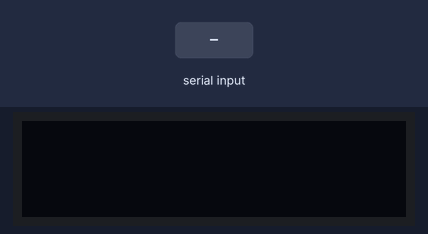
A sketch run on a simulated ESP32. Parts: 128×32 one-colour display. The inputs (shaded band) are chosen by the test bench. Nothing arrives over Bluetooth unless stated.

Above: at 1.2 s.
1.3 s: "1\n" received over the second serial link
At 2.5 s:
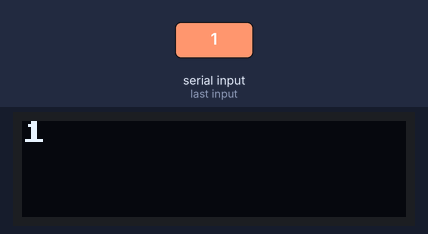
2.8 s: "0\n" received over the second serial link
At 3.8 s:
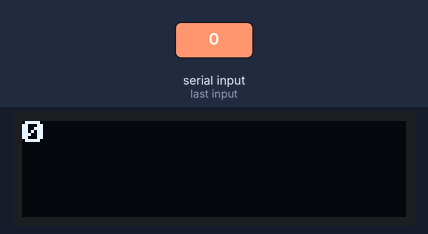
4.3 s: "2\n" received over the second serial link
At 4.9 s:
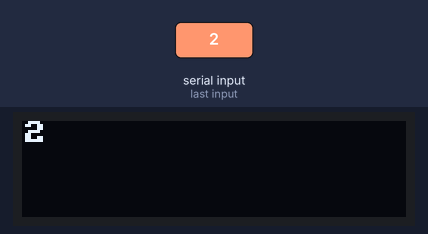
Timing chart, 0 to 7.3 s (numbered marks = the images above; inputs shaded):
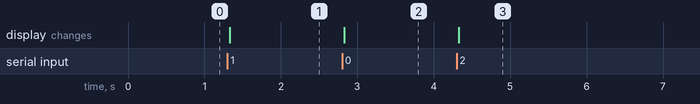

Measured:
- after the input at 1.3 s, the display: changes at once (image 1)
- after the input at 2.8 s, the display: first changes at once (image 2 shows a later state)
- after the input at 4.3 s, the display: first changes at once (image 3 shows a later state)

The sketch:

TutorialPySerial.ino
```cpp
void setup() {
  setupCommunication();
  setupDisplay();
}

void loop() {
  String message = receiveMessage();
  if(message != "") {
    writeDisplay(message.c_str(), 0, true);
    sendMessage(message);
  }
}
```

Communication.ino
```cpp
/*
   Precompiler directive elegance: 0 == Serial, 1 == Bluetooth
*/
#define USE_BT 1

/*
   This block allows us to use "Ser" throughout our codebase.
   This makes the code to be protocol-agnostic.
   Whether using Bluetooth or USB Serial, we will reference it as Ser.
*/
#if USE_BT
  #include "BluetoothSerial.h"
  BluetoothSerial BTSerial;     // instantiate a BT object
  #define Ser BTSerial          // substitute Ser for SerialBT
#else
  #define Ser Serial            // substitute Ser for Serial
#endif

/*
   Initialize the communication protocol (either HW Serial or BT)
*/
void setupCommunication() {
#if USE_BT
  Ser.begin("fadeEsp32"); // any unique name for BT
#else
  Ser.begin(115200);
#endif
}

/*
   Receive a message one character at a time, stopping at a newline ('\n')
*/
String receiveMessage() {
  String message = "";
  if (Ser.available() > 0) {
    while (true) {
      char c = 'a';
      if (c != char(-1)) {
        c = Ser.read();
        if (c == '\n')
          break;
        message += c;
      }
    }
  }
  return message;
}

/*
   Send a message over the communication protocol
*/
void sendMessage(String message) {
  Ser.println(message);
}
```

Display.ino
```cpp
// OLED Library includes
#include "U8x8lib.h" // include the fast graphics library
#include "Wire.h"    // include the I2C library

/*
    * Instantiate the display object "oled" and reset it using the
    * predefined argument "U8X8_PIN_NONE"
    * NOTE: if you have trouble with this constructor call, your OS
    * might require that you specify the I2C pins (22 and 23) as
    * arguments. If that is the case, you would change the call to this:
    * U8X8_SSD1306_128X32_UNIVISION_HW_I2C oled(U8X8_PIN_NONE, 22, 23);
*/

U8X8_SSD1306_128X32_UNIVISION_HW_I2C oled(U8X8_PIN_NONE, 22, 23);

// Clear the display no more than once per second
const int MAX_REFRESH = 1000;
unsigned long lastClear = 0;

void setupDisplay() {
  oled.begin(); // Initializes u8x8 object
  oled.setPowerSave(0); // Makes sure OLED doesn't go to sleep
  oled.setFont(u8x8_font_amstrad_cpc_extended_r); // Set the font
  oled.setCursor(0, 0); //Sets the cursor at the top left corner
}

/*
    * A function to write a message on the OLED display.
    * The "row" argument specifies which row to print on: [0,1,2,3].
    * The "erase" argument specifies if the display should be cleared.
*/
void writeDisplay(const char * message, int row, bool erase) {
  unsigned long now = millis();
  //if erase is true and it's been longer than MAX_REFRESH (1s)
  if (erase && (millis() - lastClear >= MAX_REFRESH)) {
    oled.clearDisplay();
    lastClear = now;
  }

  oled.setCursor(0, row);
  oled.print(message);
}

/*
    * A function to write a CSV message on multiple lines on the OLED.
    * The "commaCount" argument says how many commas are in the String.
    * NOTE: The OLED can only display 4 lines (a maximum of 3 commas).
*/
void writeDisplayCSV(String message, int commaCount) {
  int startIndex = 0;
  for (int i=0; i<=commaCount; i++) {
    // find the index of the comma and store it in startIndex
    int index = message.indexOf(',', startIndex);

    // take everything in the string up until the comma
    String subMessage = message.substring(startIndex, index);

    startIndex = index + 1; // skip over the comma

    // Write the substring onto the OLED!
    writeDisplay(subMessage.c_str(), i, false);
  }
}
```
